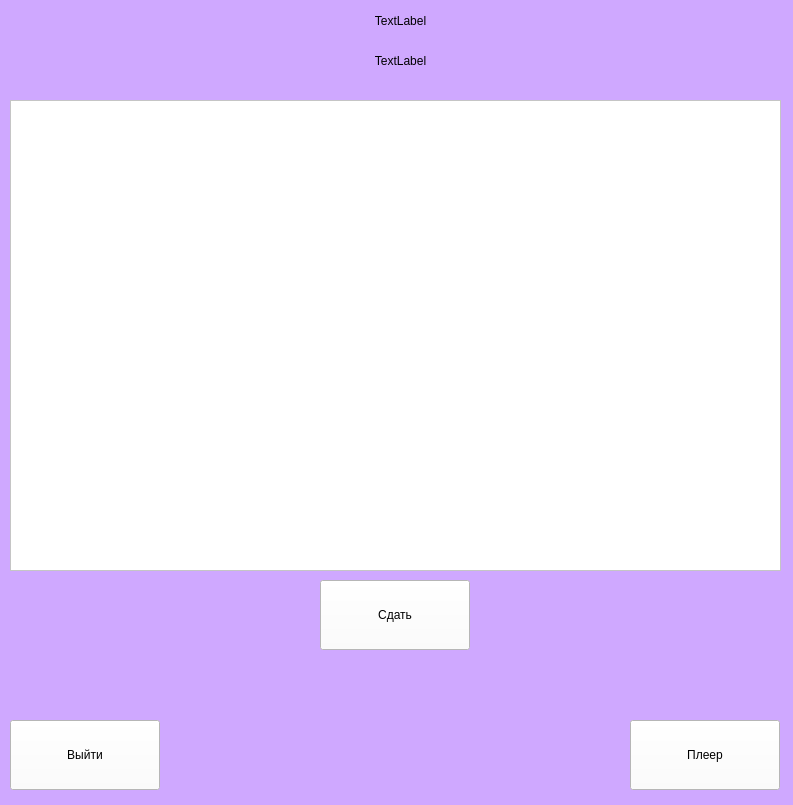
<?xml version="1.0" encoding="UTF-8"?>
<ui version="4.0">
 <class>MainWindow</class>
 <widget class="QMainWindow" name="MainWindow">
  <property name="geometry">
   <rect>
    <x>0</x>
    <y>0</y>
    <width>793</width>
    <height>805</height>
   </rect>
  </property>
  <property name="windowTitle">
   <string>MainWindow</string>
  </property>
  <property name="styleSheet">
   <string notr="true">background-color:rgb(207, 168, 255);</string>
  </property>
  <widget class="QWidget" name="centralwidget">
   <widget class="QTextEdit" name="textEdit">
    <property name="geometry">
     <rect>
      <x>10</x>
      <y>100</y>
      <width>771</width>
      <height>471</height>
     </rect>
    </property>
    <property name="styleSheet">
     <string notr="true">color:rgb(0,0,0);background-color:rgb(255,255,255);font:18pt &quot;Arial&quot;;</string>
    </property>
   </widget>
   <widget class="QPushButton" name="button_quit">
    <property name="geometry">
     <rect>
      <x>10</x>
      <y>720</y>
      <width>150</width>
      <height>70</height>
     </rect>
    </property>
    <property name="styleSheet">
     <string notr="true">background-color: rgb(255,255,255);color:rgb(0,0,0);font: 18pt &quot;Arial&quot;;</string>
    </property>
    <property name="text">
     <string>Выйти</string>
    </property>
   </widget>
   <widget class="QPushButton" name="button_enter">
    <property name="geometry">
     <rect>
      <x>320</x>
      <y>580</y>
      <width>150</width>
      <height>70</height>
     </rect>
    </property>
    <property name="styleSheet">
     <string notr="true">background-color: rgb(255,255,255);color:rgb(0,0,0);font: 18pt &quot;Arial&quot;;</string>
    </property>
    <property name="text">
     <string>Сдать</string>
    </property>
   </widget>
   <widget class="QLabel" name="label_greetings">
    <property name="geometry">
     <rect>
      <x>10</x>
      <y>0</y>
      <width>781</width>
      <height>41</height>
     </rect>
    </property>
    <property name="styleSheet">
     <string notr="true">color:rgb(0,0,0); font: 18pt &quot;Arial&quot;;</string>
    </property>
    <property name="text">
     <string>TextLabel</string>
    </property>
    <property name="alignment">
     <set>Qt::AlignCenter</set>
    </property>
   </widget>
   <widget class="QLabel" name="label_task">
    <property name="geometry">
     <rect>
      <x>10</x>
      <y>40</y>
      <width>781</width>
      <height>41</height>
     </rect>
    </property>
    <property name="styleSheet">
     <string notr="true">color:rgb(0,0,0); font: 18pt &quot;Arial&quot;;</string>
    </property>
    <property name="text">
     <string>TextLabel</string>
    </property>
    <property name="alignment">
     <set>Qt::AlignCenter</set>
    </property>
   </widget>
   <widget class="QPushButton" name="button_openPlayer">
    <property name="geometry">
     <rect>
      <x>630</x>
      <y>720</y>
      <width>150</width>
      <height>70</height>
     </rect>
    </property>
    <property name="styleSheet">
     <string notr="true">background-color: rgb(255,255,255);color:rgb(0,0,0);font: 18pt &quot;Arial&quot;;</string>
    </property>
    <property name="text">
     <string>Плеер</string>
    </property>
   </widget>
  </widget>
 </widget>
 <resources/>
 <connections/>
</ui>
